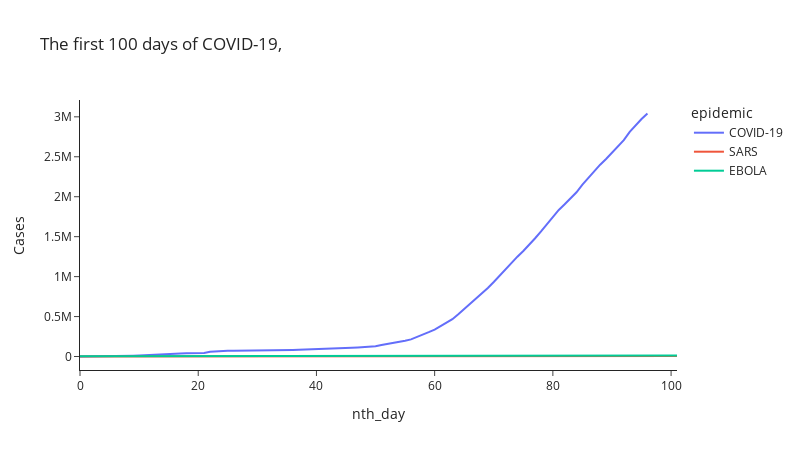

Here is the notebook cell this chart was saved with:
### Code cell
fig = px.line(data_frame=temp, x="nth_day", y="Cases", color='epidemic', range_x=[0, 101], height=600, width=700, title='The first 100 days of COVID-19, ')

fig.update_yaxes(type="linear")
fig.update_layout(template='simple_white')


fig.update_layout(
    autosize=False,
    width=800,
    height=450)

fig.write_image("images/log_comparison.pdf")
fig.show()

### Figure 1 — Plotly figure (JSON) as saved in the notebook; plotly's stock layout.template omitted (floating-point values rounded to 4 significant figures; data arrays with more than 128 entries replaced by an {"elided": "..."} marker saying what was removed)
{"data": [{"hovertemplate": "epidemic=COVID-19<br>nth_day=%{x}<br>Cases=%{y}<extra></extra>", "legendgroup": "COVID-19", "line": {"color": "#636efa", "dash": "solid"}, "mode": "lines", "name": "COVID-19", "showlegend": true, "type": "scatter", "x": [0, 1, 2, 3, 4, 5, 6, 7, 8, 9, 10, 11, 12, 13, 14, 15, 16, 17, 18, 19, 20, 21, 22, 23, 24, 25, 26, 27, 28, 29, 30, 31, 32, 33, 34, 35, 36, 37, 38, 39, 40, 41, 42, 43, 44, 45, 46, 47, 48, 49, 50, 51, 52, 53, 54, 55, 56, 57, 58, 59, 60, 61, 62, 63, 64, 65, 66, 67, 68, 69, 70, 71, 72, 73, 74, 75, 76, 77, 78, 79, 80, 81, 82, 83, 84, 85, 86, 87, 88, 89, 90, 91, 92, 93, 94, 95, 96], "xaxis": "x", "y": [555, 654, 941, 1434, 2118, 2927, 5578, 6166, 8234, 9927, 12038, 16787, 19881, 23892, 27635, 30794, 34391, 37120, 40150, 42762, 44802, 45221, 60368, 66885, 69030, 71224, 73258, 75136, 75639, 76197, 76819, 78572, 78958, 79561, 80406, 81388, 82746, 84112, 86011, 88369, 90306, 92840, 95120, 97886, 101801, 105847, 109821, 113590, 118620, 125875, 128352, 145219, 156116, 167466, 181603, 197113, 214846, 242616, 272247, 304555, 337018, 378282, 418079, 467723, 529701, 593423, 660824, 720285, 782490, 857608, 932638, 1013458, 1095876, 1176059, 1249737, 1321427, 1396438, 1480200, 1565538, 1657929, 1736025, 1835164, 1905192, 1975581, 2055506, 2151872, 2239723, 2317339, 2400843, 2471759, 2548821, 2624107, 2707742, 2811603, 2897624, 2972363, 3041764], "yaxis": "y"}, {"hovertemplate": "epidemic=SARS<br>nth_day=%{x}<br>Cases=%{y}<extra></extra>", "legendgroup": "SARS", "line": {"color": "#EF553B", "dash": "solid"}, "mode": "lines", "name": "SARS", "showlegend": true, "type": "scatter", "x": [0, 1, 2, 3, 4, 5, 7, 8, 9, 10, 11, 12, 14, 15, 16, 17, 18, 19, 21, 22, 23, 24, 25, 26, 28, 29, 30, 31, 32, 33, 35, 36, 37, 38, 39, 40, 42, 43, 44, 45, 46, 47, 49, 50, 51, 52, 53, 54, 56, 57, 58, 59, 60, 61, 63, 64, 65, 66, 67, 68, 70, 71, 72, 73, 74, 75, 77, 78, 79, 80, 81, 84, 85, 86, 87, 88, 91, 92, 93, 94, 95, 98, 99, 100, 101, 102, 105, 106, 107, 108, 109, 112, 113, 114, 115, 116], "xaxis": "x", "y": [167, 219, 264, 306, 350, 386, 456, 487, 1323, 1408, 1485, 1550, 1622, 1804, 2223, 2270, 2353, 2416, 2601, 2671, 2722, 2781, 2890, 2960, 3169, 3235, 3293, 3389, 3547, 3547, 3861, 3947, 4288, 4435, 4645, 4832, 5046, 5458, 5659, 5861, 6050, 6230, 6579, 6723, 6899, 7049, 7179, 7292, 7441, 7542, 7622, 7693, 7733, 7755, 7858, 7913, 7950, 8046, 8111, 8135, 8196, 8215, 8240, 8295, 8311, 8354, 8379, 8393, 8397, 8398, 8399, 8416, 8425, 8430, 8440, 8449, 8455, 8459, 8460, 8457, 8456, 8454, 8453, 8455, 8451, 8445, 8447, 8440, 8437, 8434, 8434, 8434, 8431, 8431, 8432, 8432], "yaxis": "y"}, {"hovertemplate": "epidemic=EBOLA<br>nth_day=%{x}<br>Cases=%{y}<extra></extra>", "legendgroup": "EBOLA", "line": {"color": "#00cc96", "dash": "solid"}, "mode": "lines", "name": "EBOLA", "showlegend": true, "type": "scatter", "x": {"elided": "259 int values"}, "xaxis": "x", "y": {"elided": "259 int values"}, "yaxis": "y"}], "layout": {"autosize": false, "height": 450, "legend": {"title": {"text": "epidemic"}, "tracegroupgap": 0}, "title": {"text": "The first 100 days of COVID-19, "}, "width": 800, "xaxis": {"anchor": "y", "domain": [0, 1], "range": [0, 101], "title": {"text": "nth_day"}}, "yaxis": {"anchor": "x", "domain": [0, 1], "title": {"text": "Cases"}, "type": "linear"}}}
